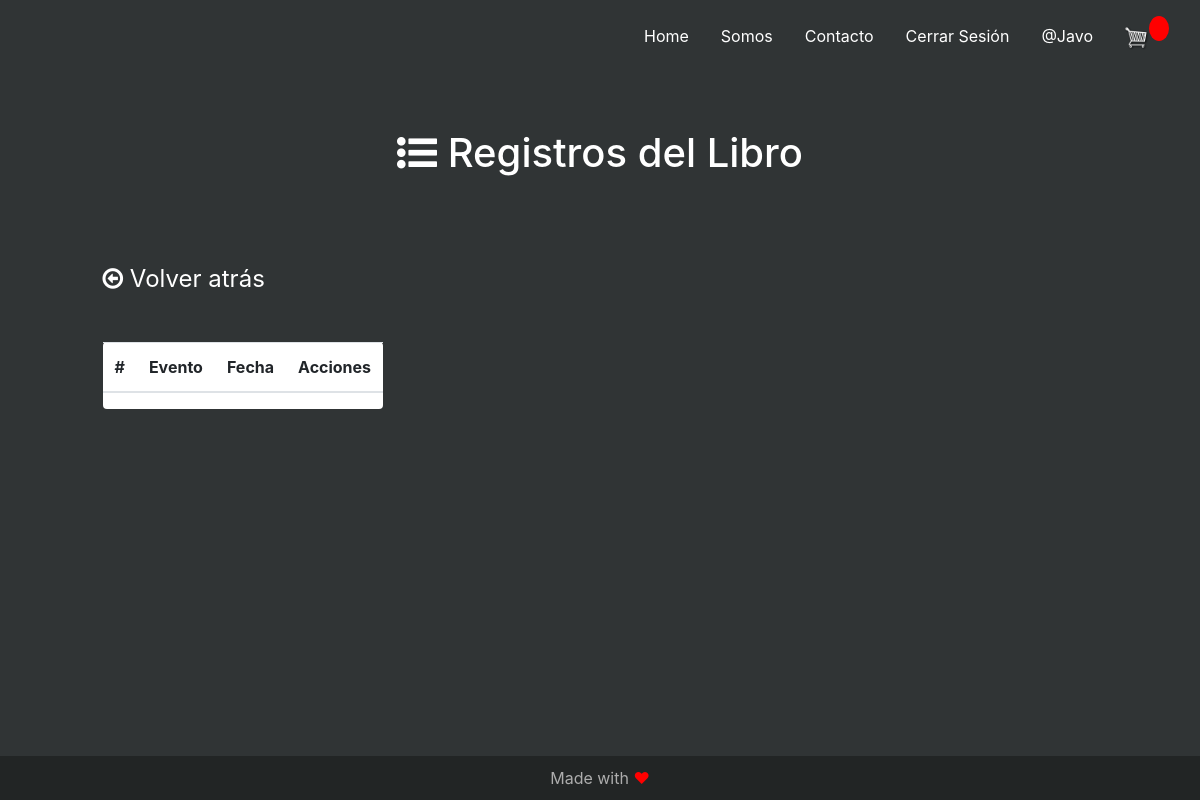
Before: /listar/2 (signed in) with the older database file.
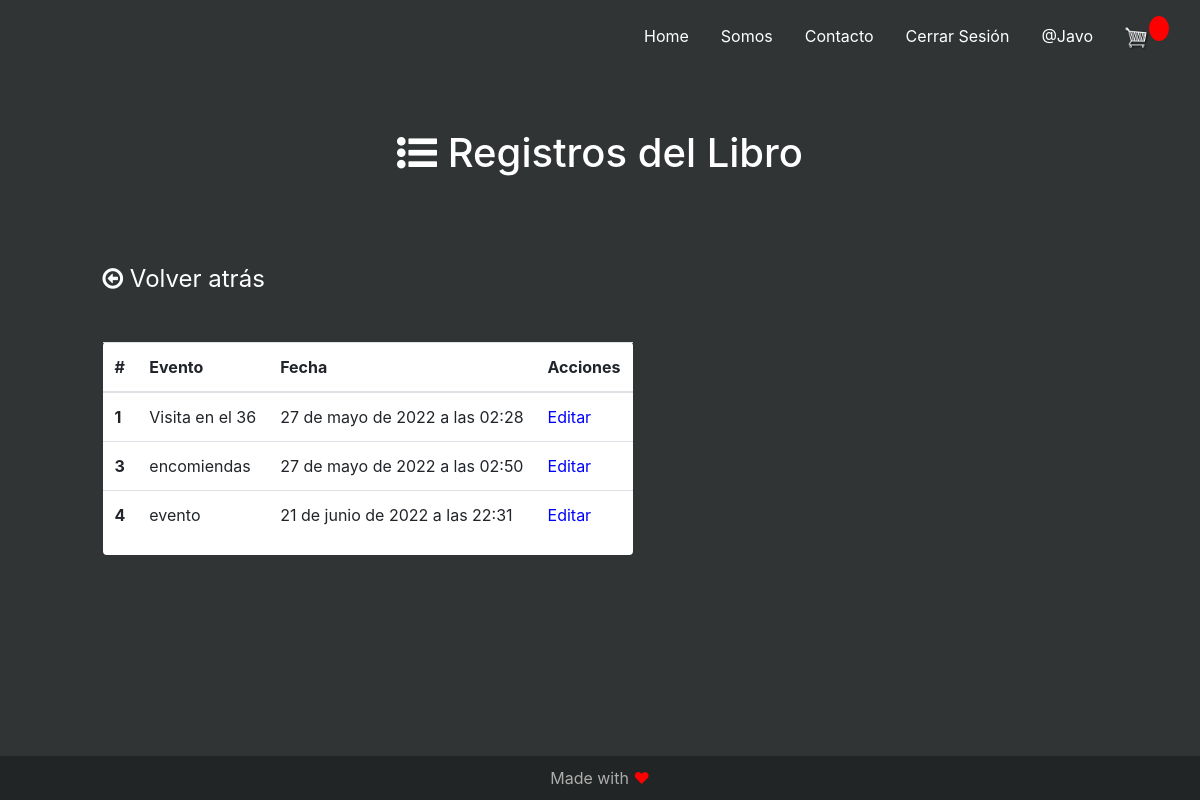
After: the same page with the newer database file.
### core/models.py (models this page shows, shortened)
class EventoLibro(models.Model):
    conserje = models.ForeignKey(Conserje, on_delete=models.CASCADE)
    evento = models.CharField(max_length=500, verbose_name="Evento")
    fecha = models.DateTimeField(auto_now_add=True)
    class Meta:
        verbose_name_plural = "Evento Libro"

### core/views.py (the view)
# urls.py: path('listar/<id>',views.listarEvento, name="listarEvento"),
def listarEvento(request,id):
    eventos = EventoLibro.objects.filter(conserje=id).order_by('fecha')
    datos = {
        'eventos': eventos
    }
    return render(request, 'libro/listar.html', datos)

### core/templatetags/core_extras.py (called while the page is built)
@register.filter(name='grupo')
def grupo(user, group_name):
    g = Group.objects.get(name=group_name)
    return True if g in user.groups.all() else False

### core/templates/libro/listar.html (shortened to what this page needs)
{% extends 'core/main.html' %}
{% load bootstrap4 %}
{% block importaciones %}
<link rel='stylesheet' href='https://cdnjs.cloudflare.com/ajax/libs/font-awesome/4.7.0/css/font-awesome.min.css'>
{% endblock %}
{% block content %}
<div class="row">
    <div class="col title">
        <h1 class="w_txt"><i class='fa fa-list-ul'></i> Registros del Libro</h1>
    </div>
</div>
  <br><br><br>
<div class="row">
    <div class="col"></div>
    <div class="col-11">
        <h4><a href="{% url 'conserje' %}" class="goBack float-left"><i class='fa fa-arrow-circle-o-left'></i> Volver atrás</a></h4>
    </div>
</div>
  <br><br>
<div class="row">
    <div class="col"></div>
    <div class="col-10">
        <div class="card">
            <table class="table table-hover">
                <thead>
                  <tr>
                    <th scope="col">#</th>
                    <th scope="col">Evento</th>
                    <th scope="col">Fecha</th>
                    <th scope="col">Acciones</th>
                  </tr>
                </thead>
                <tbody>
                    {% for evento in eventos %}
                    <tr>
                    <th scope="row">{{evento.id}}</th>
                    <td>{{evento.evento}}</td>
                    <td>{{evento.fecha}}</td>
                    <td>
                        <a href="{% url 'editarEvento' evento.id %}" style="color: blue;">Editar</a>
                    </td>
                    </tr>
                    {% endfor %}
                </tbody>
              </table>
        </div>
    </div>
    <div class="col"></div>
</div>
{% endblock %}

Changed rows visible on the page:
added EventoLibro: id "1", evento "Visita en el 36", fecha "27 de mayo de 2022 a las 02:28"
added EventoLibro: id "3", evento "encomiendas", fecha "27 de mayo de 2022 a las 02:50"
added EventoLibro: id "4", evento "evento", fecha "21 de junio de 2022 a las 22:31"
